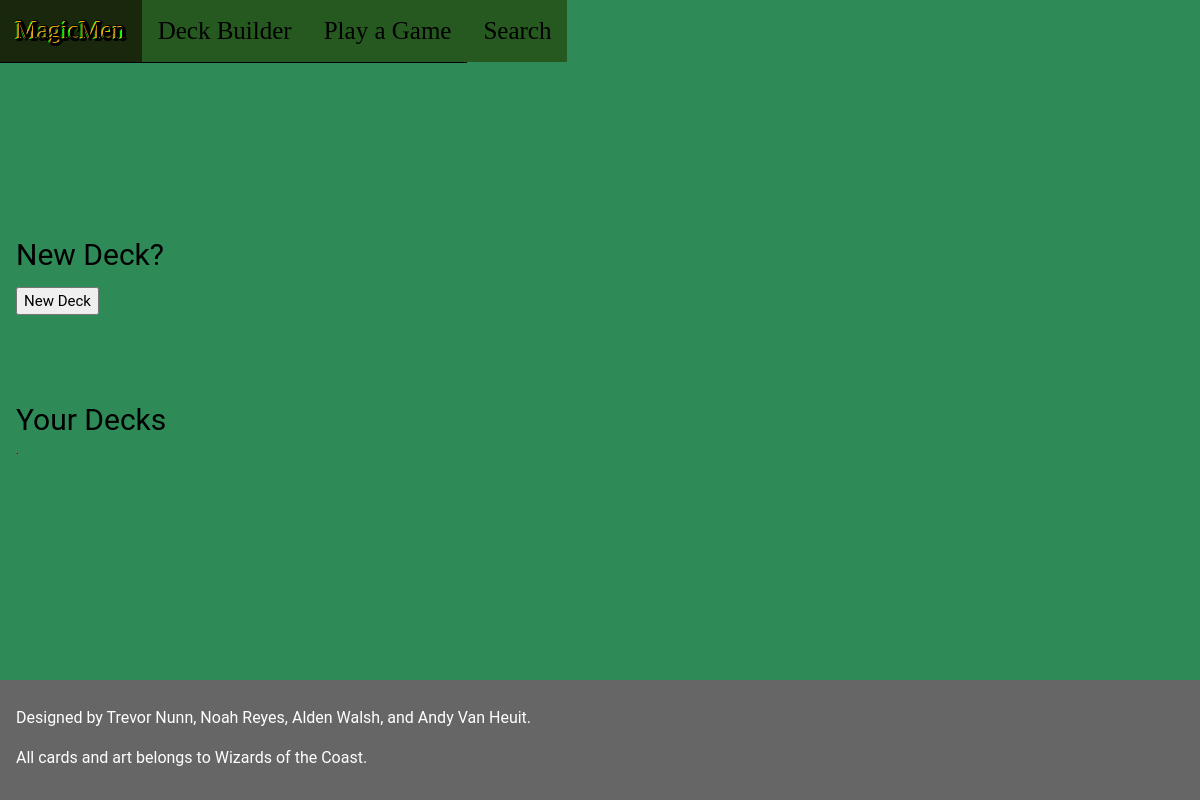
Page /deckBuilder.php on the earlier database version.
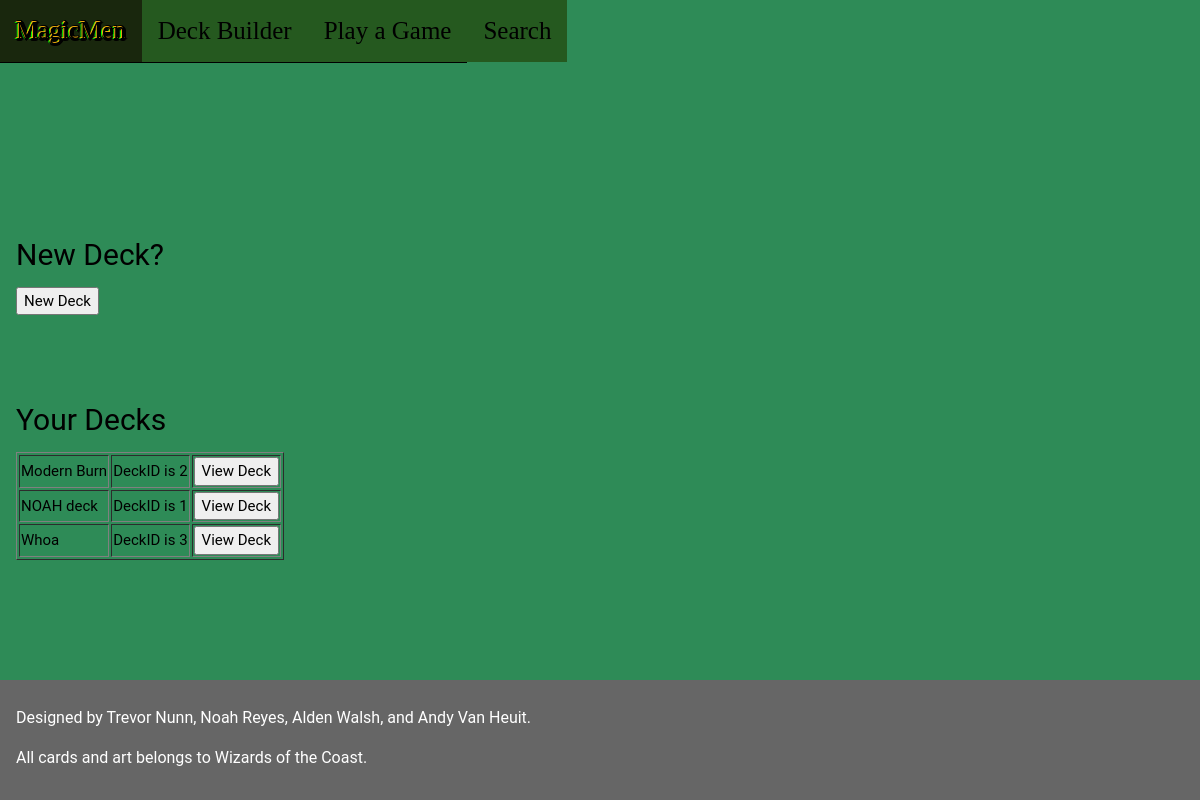
Same page on the later database version.
### tables this page shows
CREATE TABLE DeckInfo (
  deckID integer unique not null,
  playerID integer,
  deckName text,
  deckSize integer,
  primary key (deckID, playerID),
  foreign key (playerID) references Players(playerID)
    on update cascade
    on delete cascade
);

### deckBuilder.php (the view, shortened to what this page needs)
<!DOCTYPE html>
<html>
<link rel="stylesheet" href="normal.css">
<body style="background-image:url('deckbuilderbackground.jpg')">
  <div class="w3-top">
    <ul class="w3-navbar w3-theme w3-top w3-left-align w3-large">
      <li><a href="indexLoggedIn.html"><div id="header">MagicMen</div></a></li>
      <div>
        <li><a href="deckBuilder.php"><div id="navbar">Deck Builder</div></a></li>
        <li><a href="playgame.php"><div id="navbar">Play a Game</div></a></li>
        <li><a href="search.html"><div id="navbar">Search</div></a></li>
      </div>
    </ul>
  </div>
<br><br><br><br><br><br><br>
  <div id="textbox">
    <div class="w3-row w3-padding-64">
      <div class="w3-twothird w3-container">
        <h2>New Deck?</h2>
        <a href="newDeck.php"><button>New Deck</button></a>
      </div>
    </div>
    <div class="w3-row w3-padding-8">
      <div class="w3-twothird w3-container">
        <h2>Your Decks</h2>
          <?php
          try
          {
            $db = new PDO('sqlite:./database/mtgcard.db');
            $db->setAttribute(PDO::ATTR_ERRMODE, PDO::ERRMODE_EXCEPTION);
            $result = $db->query("SELECT deckID, deckName FROM DeckInfo ORDER BY deckName;");
            echo '<table border="1">';
            foreach($result as $tuple)
            {
              echo '<tr><td>';
              echo "$tuple[deckName]";
              echo '</td><td>';
              echo "DeckID is $tuple[deckID]";
              echo '</td><td>';
              echo '<form action="deckViewer.php" method="POST">';
              echo '<input type="submit" value="View Deck"></form>';
              echo '</td></tr>';
            }
            echo '</table>';
          }
          catch(PDOException $e)
          {
            die('Exception : '.$e->getMessage());
          }
          ?>
        </div>
      </div>
    </div>
<footer id="myFooter">
  <div id="footer" class="w3-container w3-theme-l2 w3-padding-16">
    <h6>Designed by Trevor Nunn, Noah Reyes, Alden Walsh, and Andy Van Heuit.
      <p>
        All cards and art belongs to Wizards of the Coast.
      </h6>
    </div>
  </footer>
</body>
</html>

Differences in the rows shown:
added deckinfo: deckName "Modern Burn", deckID "2"
added deckinfo: deckName "NOAH deck", deckID "1"
added deckinfo: deckName "Whoa", deckID "3"
